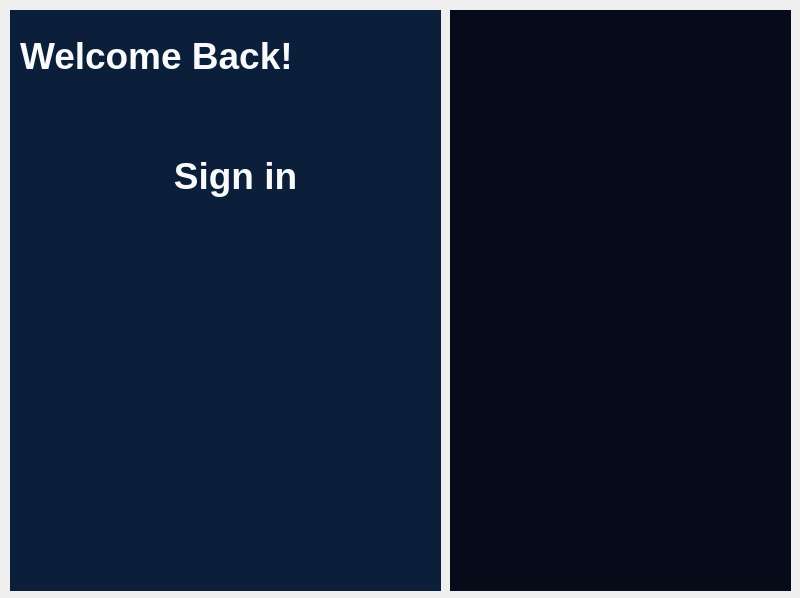
<?xml version="1.0" encoding="UTF-8"?>
<ui version="4.0">
 <class>MainWindow</class>
 <widget class="QMainWindow" name="MainWindow">
  <property name="geometry">
   <rect>
    <x>0</x>
    <y>0</y>
    <width>800</width>
    <height>598</height>
   </rect>
  </property>
  <property name="windowTitle">
   <string>MainWindow</string>
  </property>
  <widget class="QWidget" name="centralwidget">
   <widget class="QWidget" name="widget_2" native="true">
    <property name="geometry">
     <rect>
      <x>10</x>
      <y>10</y>
      <width>431</width>
      <height>581</height>
     </rect>
    </property>
    <property name="styleSheet">
     <string notr="true">background:#0B1E3A;</string>
    </property>
    <widget class="QLabel" name="label">
     <property name="geometry">
      <rect>
       <x>10</x>
       <y>10</y>
       <width>411</width>
       <height>71</height>
      </rect>
     </property>
     <property name="font">
      <font>
       <pointsize>28</pointsize>
       <weight>75</weight>
       <bold>true</bold>
      </font>
     </property>
     <property name="styleSheet">
      <string notr="true">color:#F8FAFC;</string>
     </property>
     <property name="text">
      <string>Welcome Back!</string>
     </property>
    </widget>
    <widget class="QLabel" name="label_2">
     <property name="geometry">
      <rect>
       <x>30</x>
       <y>130</y>
       <width>391</width>
       <height>71</height>
      </rect>
     </property>
     <property name="font">
      <font>
       <pointsize>28</pointsize>
       <weight>75</weight>
       <bold>true</bold>
      </font>
     </property>
     <property name="styleSheet">
      <string notr="true">color:#F8FAFC;</string>
     </property>
     <property name="text">
      <string>Sign in</string>
     </property>
     <property name="alignment">
      <set>Qt::AlignCenter</set>
     </property>
    </widget>
   </widget>
   <widget class="QWidget" name="widget" native="true">
    <property name="geometry">
     <rect>
      <x>450</x>
      <y>10</y>
      <width>341</width>
      <height>581</height>
     </rect>
    </property>
    <property name="styleSheet">
     <string notr="true">background:#050B18;</string>
    </property>
   </widget>
  </widget>
 </widget>
 <resources/>
 <connections/>
</ui>
